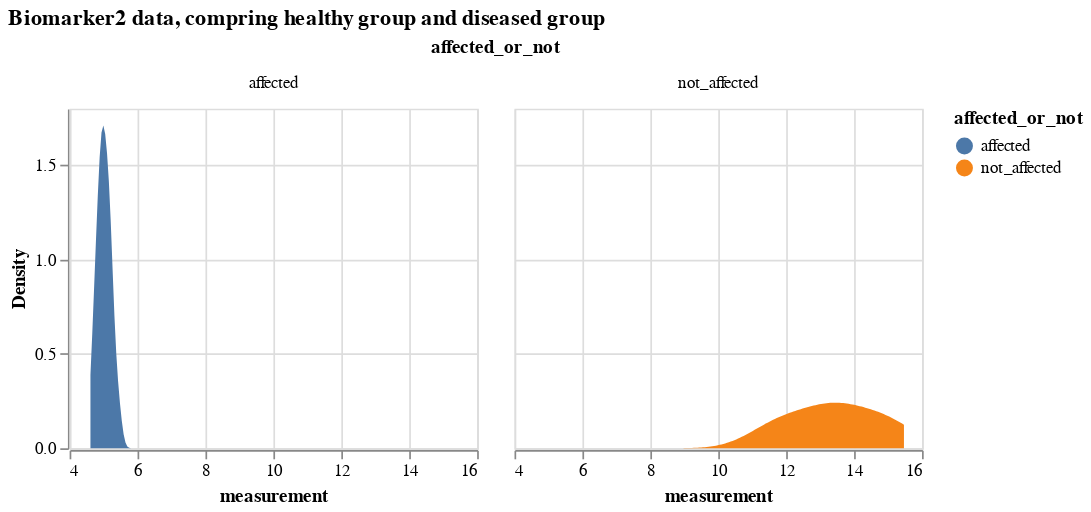

Write notebook code for a chart like this one.
### Markdown cell above
### Comparing a certain biomarker data

### Code cell
# select only biomarker 2 
bio_2_data = df_expanded[df_expanded.Biomarker=='Biomarker 2'].drop(['k_j', 'S_n', 'Biomarker'], axis = 1)
# biomarker2 data, comparing from diseased and healthy groups
alt.Chart(bio_2_data).transform_density(
    'measurement',
    as_=['measurement', 'Density'],
    groupby=['affected_or_not']
).mark_area().encode(
    x="measurement:Q",
    y="Density:Q",
    facet = alt.Facet(
        "affected_or_not:N",
    ),
    color=alt.Color(
        'affected_or_not:N'
    )
).properties(
    width= 240,
    height = 200,
).properties(
    title='Biomarker2 data, compring healthy group and diseased group'
)

### Figure 1 — Vega-Lite specification as saved in the notebook (floating-point values rounded to 4 significant figures)
{"config": {"view": {"continuousWidth": 300, "continuousHeight": 300}}, "data": {"name": "data-8eff4b4f470ad0bad1b72b5b9b66f592"}, "mark": {"type": "area"}, "encoding": {"color": {"field": "affected_or_not", "type": "nominal"}, "facet": {"field": "affected_or_not", "type": "nominal"}, "x": {"field": "measurement", "type": "quantitative"}, "y": {"field": "Density", "type": "quantitative"}}, "height": 200, "title": "Biomarker2 data, compring healthy group and diseased group", "transform": [{"density": "measurement", "groupby": ["affected_or_not"], "as": ["measurement", "Density"]}], "width": 240, "$schema": "https://vega.github.io/schema/vega-lite/v5.16.3.json", "datasets": {"data-8eff4b4f470ad0bad1b72b5b9b66f592": [{"participant": 0, "measurement": 5.52, "affected_or_not": "affected"}, {"participant": 1, "measurement": 4.916, "affected_or_not": "affected"}, {"participant": 2, "measurement": 5.436, "affected_or_not": "affected"}, {"participant": 3, "measurement": 5.432, "affected_or_not": "affected"}, {"participant": 4, "measurement": 5.189, "affected_or_not": "affected"}, {"participant": 5, "measurement": 4.655, "affected_or_not": "affected"}, {"participant": 6, "measurement": 15.45, "affected_or_not": "not_affected"}, {"participant": 7, "measurement": 13.19, "affected_or_not": "not_affected"}, {"participant": 8, "measurement": 4.951, "affected_or_not": "affected"}, {"participant": 9, "measurement": 4.872, "affected_or_not": "affected"}, {"participant": 10, "measurement": 5.281, "affected_or_not": "affected"}, {"participant": 11, "measurement": 4.81, "affected_or_not": "affected"}, {"participant": 12, "measurement": 5.029, "affected_or_not": "affected"}, {"participant": 13, "measurement": 11.83, "affected_or_not": "not_affected"}, {"participant": 14, "measurement": 5.044, "affected_or_not": "affected"}, {"participant": 15, "measurement": 5.081, "affected_or_not": "affected"}, {"participant": 16, "measurement": 5.177, "affected_or_not": "affected"}, {"participant": 17, "measurement": 4.757, "affected_or_not": "affected"}, {"participant": 18, "measurement": 4.971, "affected_or_not": "affected"}, {"participant": 19, "measurement": 5.313, "affected_or_not": "affected"}, {"participant": 20, "measurement": 5.217, "affected_or_not": "affected"}, {"participant": 21, "measurement": 5.163, "affected_or_not": "affected"}, {"participant": 22, "measurement": 4.993, "affected_or_not": "affected"}, {"participant": 23, "measurement": 4.996, "affected_or_not": "affected"}, {"participant": 24, "measurement": 4.777, "affected_or_not": "affected"}, {"participant": 25, "measurement": 13.73, "affected_or_not": "not_affected"}, {"participant": 26, "measurement": 11.64, "affected_or_not": "not_affected"}, {"participant": 27, "measurement": 4.862, "affected_or_not": "affected"}, {"participant": 28, "measurement": 4.748, "affected_or_not": "affected"}, {"participant": 29, "measurement": 4.67, "affected_or_not": "affected"}, {"participant": 30, "measurement": 4.806, "affected_or_not": "affected"}, {"participant": 31, "measurement": 4.894, "affected_or_not": "affected"}, {"participant": 32, "measurement": 5.07, "affected_or_not": "affected"}, {"participant": 33, "measurement": 4.948, "affected_or_not": "affected"}, {"participant": 34, "measurement": 4.96, "affected_or_not": "affected"}, {"participant": 35, "measurement": 4.675, "affected_or_not": "affected"}, {"participant": 36, "measurement": 4.886, "affected_or_not": "affected"}, {"participant": 37, "measurement": 5.137, "affected_or_not": "affected"}, {"participant": 38, "measurement": 4.9, "affected_or_not": "affected"}, {"participant": 39, "measurement": 5.305, "affected_or_not": "affected"}, {"participant": 40, "measurement": 4.983, "affected_or_not": "affected"}, {"participant": 41, "measurement": 4.952, "affected_or_not": "affected"}, {"participant": 42, "measurement": 5.222, "affected_or_not": "affected"}, {"participant": 43, "measurement": 5.114, "affected_or_not": "affected"}, {"participant": 44, "measurement": 5.16, "affected_or_not": "affected"}, {"participant": 45, "measurement": 4.953, "affected_or_not": "affected"}, {"participant": 46, "measurement": 5.175, "affected_or_not": "affected"}, {"participant": 47, "measurement": 4.613, "affected_or_not": "affected"}, {"participant": 48, "measurement": 4.873, "affected_or_not": "affected"}, {"participant": 49, "measurement": 5.106, "affected_or_not": "affected"}, {"participant": 50, "measurement": 14.99, "affected_or_not": "not_affected"}, {"participant": 51, "measurement": 5.185, "affected_or_not": "affected"}, {"participant": 52, "measurement": 5.262, "affected_or_not": "affected"}, {"participant": 53, "measurement": 12.83, "affected_or_not": "not_affected"}, {"participant": 54, "measurement": 15.47, "affected_or_not": "not_affected"}, {"participant": 55, "measurement": 4.637, "affected_or_not": "affected"}, {"participant": 56, "measurement": 4.915, "affected_or_not": "affected"}, {"participant": 57, "measurement": 5.026, "affected_or_not": "affected"}, {"participant": 58, "measurement": 5.041, "affected_or_not": "affected"}, {"participant": 59, "measurement": 5.402, "affected_or_not": "affected"}, {"participant": 60, "measurement": 4.953, "affected_or_not": "affected"}, {"participant": 61, "measurement": 4.786, "affected_or_not": "affected"}, {"participant": 62, "measurement": 11.07, "affected_or_not": "not_affected"}, {"participant": 63, "measurement": 12.56, "affected_or_not": "not_affected"}, {"participant": 64, "measurement": 14.71, "affected_or_not": "not_affected"}, {"participant": 65, "measurement": 4.886, "affected_or_not": "affected"}, {"participant": 66, "measurement": 4.834, "affected_or_not": "affected"}, {"participant": 67, "measurement": 5.126, "affected_or_not": "affected"}, {"participant": 68, "measurement": 12.17, "affected_or_not": "not_affected"}, {"participant": 69, "measurement": 14.67, "affected_or_not": "not_affected"}, {"participant": 70, "measurement": 4.725, "affected_or_not": "affected"}, {"participant": 71, "measurement": 13.69, "affected_or_not": "not_affected"}, {"participant": 72, "measurement": 5.337, "affected_or_not": "affected"}, {"participant": 73, "measurement": 13.6, "affected_or_not": "not_affected"}, {"participant": 74, "measurement": 5.24, "affected_or_not": "affected"}, {"participant": 75, "measurement": 4.973, "affected_or_not": "affected"}, {"participant": 76, "measurement": 5.05, "affected_or_not": "affected"}, {"participant": 77, "measurement": 4.84, "affected_or_not": "affected"}, {"participant": 78, "measurement": 4.891, "affected_or_not": "affected"}, {"participant": 79, "measurement": 5.081, "affected_or_not": "affected"}, {"participant": 80, "measurement": 5.314, "affected_or_not": "affected"}, {"participant": 81, "measurement": 5.21, "affected_or_not": "affected"}, {"participant": 82, "measurement": 5.202, "affected_or_not": "affected"}, {"participant": 83, "measurement": 4.848, "affected_or_not": "affected"}, {"participant": 84, "measurement": 5.078, "affected_or_not": "affected"}, {"participant": 85, "measurement": 4.963, "affected_or_not": "affected"}, {"participant": 86, "measurement": 5.183, "affected_or_not": "affected"}, {"participant": 87, "measurement": 4.782, "affected_or_not": "affected"}, {"participant": 88, "measurement": 5.065, "affected_or_not": "affected"}, {"participant": 89, "measurement": 14.45, "affected_or_not": "not_affected"}, {"participant": 90, "measurement": 4.749, "affected_or_not": "affected"}, {"participant": 91, "measurement": 5.141, "affected_or_not": "affected"}, {"participant": 92, "measurement": 13.97, "affected_or_not": "not_affected"}, {"participant": 93, "measurement": 4.772, "affected_or_not": "affected"}, {"participant": 94, "measurement": 5.074, "affected_or_not": "affected"}, {"participant": 95, "measurement": 5.048, "affected_or_not": "affected"}, {"participant": 96, "measurement": 13.28, "affected_or_not": "not_affected"}, {"participant": 97, "measurement": 11.73, "affected_or_not": "not_affected"}, {"participant": 98, "measurement": 12.92, "affected_or_not": "not_affected"}, {"participant": 99, "measurement": 5.002, "affected_or_not": "affected"}]}}
